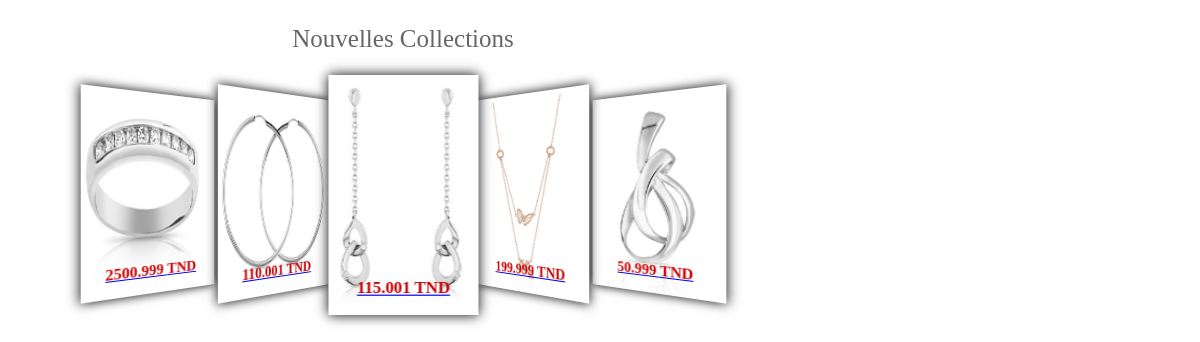
/function/nouveau_produit.php, run on the app's committed database.
### tables this page shows
CREATE TABLE IF NOT EXISTS `article` (
  `code_art` varchar(10) NOT NULL,
  `design_courte_art` varchar(300) NOT NULL,
  `design_long_art` varchar(500) NOT NULL,
  `prix_art` varchar(20) NOT NULL,
  `code_sous_famill_art` varchar(10) NOT NULL,
  `code_famill_art` varchar(10) NOT NULL,
  `fav_art` tinyint(2) NOT NULL,
  PRIMARY KEY (`code_art`),
  KEY `code_sous_famill_art` (`code_sous_famill_art`),
  KEY `code_famill_art` (`code_famill_art`)
);

### function/nouveau_produit.php (the view, shortened to what this page needs)
<div id="product" class="g_box">
	<div id="title">Nouvelles Collections</div>
    <ul>
<?php
$q = mysql_query( " SELECT * FROM article WHERE fav_art='1' ;",$connection);
while ($p = mysql_fetch_object($q))
{
	$p1 = $p->code_art;
    $p2 = $p->design_courte_art;
    $p3	= $p->prix_art;
    $p5 = $p->design_long_art;
	echo'<li><div id="product_inside"><a href="info_article.php?code_art='.$p1.'&design_courte_art='.$p2.'&prix_art='.$p3.'&design_long_art='.$p5.'"><img src="img_article/'.$p1.'.png"/><h2>'.$p3.' TND</h2></a></div></li>';
}
?>
    </ul>
</div>

### function/nouveau_produit.php (style rules this page uses)
#product { height:240px; width:790px;padding-top:10px; padding-bottom:70px;margin-top:15px; }
#product ul { text-align:center;width:700px;padding:0;-webkit-perspective:500px;-moz-perspective:500px;-ms-perspective:500px;-o-perspective:500px;perspective:500px; }
#product ul li { display:inline-block;width:125px;height:180px;background-color: rgba(0, 0, 0, 0.5);-webkit-transform:rotateY(45deg);-moz-transform:rotateY(45deg);-ms-transform:rotateY(45deg);-o-transform:rotateY(45deg);transform:rotateY(45deg); }
#product li:nth-child(3) { -webkit-transform:rotateY(0deg) scale(1.2);-moz-transform:rotateY(0deg) scale(1.2);-ms-transform:rotateY(0deg) scale(1.2);-o-transform:rotateY(0deg) scale(1.2);transform:rotateY(0deg) scale(1.2); }
#product ul li:nth-child(3) ~ li { -webkit-transform:rotateY(-45deg);-moz-transform:rotateY(-45deg);-ms-transform:rotateY(-45deg);-o-transform:rotateY(-45deg);transform:rotateY(-45deg); }
#product ul { width:790px; }
#product ul li { -webkit-transition:all .45s;-moz-transition:all .45s;-o-transition:all .45s;transition:all .45s; }
#product ul li:nth-child(odd) { background-color: rgba(0, 0, 0, 0.5); }
#product ul li { position:relative;z-index:50; }
#product ul li:nth-child(3) { z-index:55; }
#product ul li:first-child, #product ul li:last-child { z-index:45; }
#product_inside img { width:125px; height:200px;-webkit-box-shadow:0 0 10px black;-moz-box-shadow:0 0 10px black;box-shadow:0 0 10px black; }
#product h2 { text-align:center; color:#ca0003; margin-top:-30px;font-size:14px; font-family:Georgia; }
#title { text-align:center; color:#666; font-size:25px; font-family:Georgia; margin-bottom:40px; }

### data on the page
article: code_art (picture), prix_art "2500.999"
article: code_art (picture), prix_art "110.001"
article: code_art (picture), prix_art "115.001"
article: code_art (picture), prix_art "199.999"
article: code_art (picture), prix_art "50.999"
